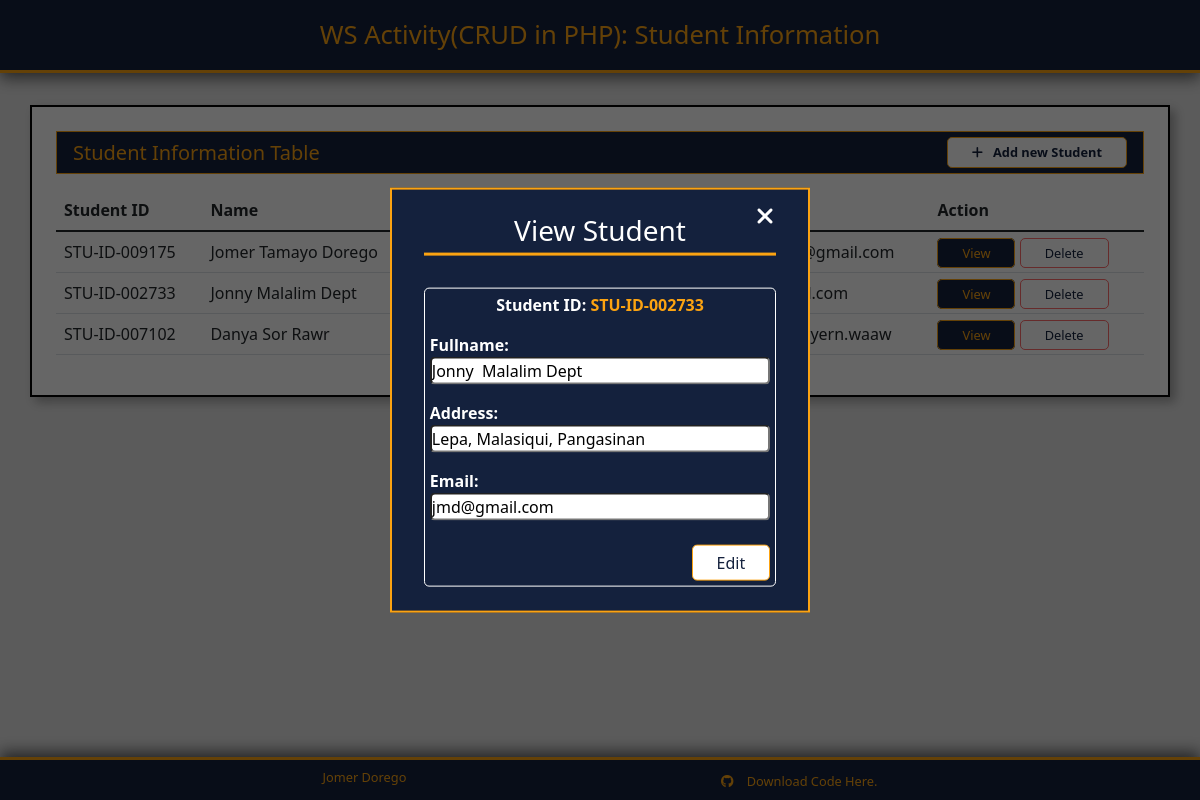
The page /index.php?view-student=8 on the database its author committed.
### tables this page shows
CREATE TABLE `studentsinfo` (
  `id` int(11) NOT NULL,
  `idNumber` varchar(20) NOT NULL,
  `name` varchar(100) NOT NULL,
  `address` varchar(255) NOT NULL,
  `email` varchar(20) NOT NULL
);

### students-table.php (the view)
<div class="container table-container">
    <div class="table-header">
        <h5>Student Information Table</h5>
        <button class="add-student-btn button-secondary"><i class="fa-solid fa-plus"></i>Add new Student</button>
    </div>
    <table class="table">
        <thead>
            <tr>
                <th>Student ID</th>
                <th>Name</th>
                <th>Address</th>
                <th>Email</th>
                <th>Action</th>
            </tr>
        </thead>
        <tbody class="table-group-divider">
            <?php $studentsInfo = getStudentInfo($pdo) ?>
            <?php foreach($studentsInfo as $student): ?>
            <tr>
                <td><?= $student->idNumber ?></td>
                <td><?= $student->name ?></td>
                <td><?= $student->address ?></td>
                <td><?= $student->email ?></td>
                <td>
                    <a href="<?= ROOT_URL ?>index.php?view-student=<?=$student->id?>" class="button-primary">View</a>
                    <a href="<?= ROOT_URL ?>index.php?del-student=<?=$student->id?>" class="button-danger">Delete</a>
                </td>
            </tr>
            <?php endforeach; ?>
        </tbody>
    </table>
</div>
<?php
    function getStudentInfo($pdo) {
        $query = "SELECT * FROM studentsinfo";
        $stmt = $pdo->prepare($query);
        if($stmt->execute()){
            return $stmt->fetchAll(PDO::FETCH_OBJ);
        } else {
            echo 'SOMETHING WENT WRONG';
        }
    }
?>

### view-student.php (shortened to what this page needs)
<?php $currStudent = fetchCurrentStudent($pdo, $_GET['view-student']) ?>
<div class="add-new-student-modal modal-active">
    <div class="close-btn close-btn-view"><i class="fa-solid fa-xmark"></i></div>
    <h3>View Student</h3>
    <form action="" method="POST">
        <div class="form-group align-self-center">
            <label> Student ID: <span class="st-id"><?= $currStudent->idNumber ?></span></label>
        </div>
        <div class="form-group">
            <label for="name">Fullname:</label>
            <input type="text" placeholder="Fullname" name="name" id="name" value="<?= $currStudent->name ?>">
        </div>
        <div class="form-group">
            <label for="address">Address:</label>
            <input type="text" placeholder="Address" name="address" id="address" value="<?= $currStudent->address ?>">
        </div>
        <div class="form-group">
            <label for="email">Email:</label>
            <input type="text" placeholder="Email" name="email" id="email" value="<?= $currStudent->email ?>">
        </div>
        <input type="submit" value="Edit" name="edit" class="button-secondary submit-btn">
    </form>
</div>
<?php
    function fetchCurrentStudent($pdo, $id) {
        $query = "SELECT * FROM studentsinfo WHERE id = $id";
        $stmt = $pdo->prepare($query);
        if($stmt->execute()){
            return $stmt->fetch(PDO::FETCH_OBJ);
        } else {
            echo 'SOMETHING WENT WRONG';
        }
    }
?>

### styles/style.css (style rules this page uses)
*, *::before, *::after { margin: 0; padding: 0; box-sizing: border-box; }
:root { --black: #000000; --white: #ffffff; --gray: #e5e5e5; --blue: #14213d; --yellow: #fca311; }
a { color: inherit; text-decoration: inherit; font-size: .8rem; }
i { margin-right: 10px; }
html { font-size: 16px; }
body { font-size: 16px; font-family: 'Segoe UI', Tahoma, Geneva, Verdana, sans-serif; background-color: var(--gray); }
.button-primary { background-color: var(--blue); border: 1.5px solid var(--yellow); padding: .3rem 1.5rem; color: var(--yellow); border-radius: 5px; transition: all 250ms ease-in-out; }
.button-secondary { background-color: var(--white); border: 1.5px solid var(--yellow); padding: .3rem 1.5rem; color: var(--blue); border-radius: 5px; transition: all 250ms ease-in-out; }
.button-danger { background-color: var(--white); border: 1.5px solid rgb(255, 107, 107); padding: .3rem 1.5rem; color: var(--blue); border-radius: 5px; transition: all 250ms ease-in-out; }
.table-container { margin-top: 2rem; background-color: var(--white); border: 2px solid var(--black); box-shadow: 5px 5px 10px rgba(0, 0, 0, .3); padding: 1.5rem; }
.table-container .table-header { display: flex; background-color: var(--blue); border: 1px solid var(--yellow); padding: .3rem 1rem; justify-content: space-between; align-items: center; margin-bottom: 1rem; }
.table-container .table-header h5 { color: var(--yellow); margin: 0; }
.table-container .table-header button { font-size: .8rem; font-weight: bold; }
.add-new-student-modal { padding: 1.5rem 2rem; background-color: var(--blue); position: absolute; top: 50%; left: 50%; transform: translate(-50%, -170%); width: 35vw; max-width: 35vw; border: 2px solid var(--yellow); transition: transform 300ms ease-in-out; z-index: 3; }
.modal-active { transform: translate(-50%, -50%); }
.add-new-student-modal .close-btn { color: var(--white); position: absolute; font-size: 1.5rem; top: .5rem; right: 1.5rem; cursor: pointer; transition: transform 300ms ease-in-out; }
.add-new-student-modal h3 { color: var(--white); text-align: center; padding-bottom: 5px; border-bottom: 3px solid var(--yellow); margin-bottom: 2rem; }
.add-new-student-modal .form-group { display: flex; flex-direction: column; margin-bottom: 1rem; }
.add-new-student-modal .form-group input { border-radius: 5px; padding: .05rem .5 rem; }
.add-new-student-modal .form-group label { color: var(--white); font-weight: bold; }
form { border: 1px solid var(--white); padding: .3rem; border-radius: 5px; display: flex; flex-direction: column; }
form .submit-btn { margin-top: .5rem; align-self: flex-end; }
.st-id { color: var(--yellow) }

### rows shown on the page
studentsinfo: idNumber "STU-ID-009175", name "Jomer Tamayo Dorego", email "Jomermer@gmail.com"
studentsinfo: idNumber "STU-ID-002733", name "Jonny Malalim Dept", address "Lepa, Malasiqui, Pangasinan", email "jmd@gmail.com"
studentsinfo: idNumber "STU-ID-007102", name "Danya Sor Rawr"
